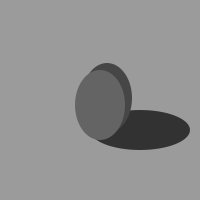
Frame 1 (no input)
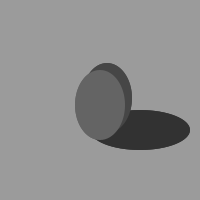
Frame 2 (the mouse pressed at the canvas centre, redrawn once)

The Processing sketch that drew these frames (run headless with seeded random() and noise(); the mouse was pressed at the canvas centre and the sketch redrawn once):

// Processing sketch: Shadow
// ── Shadow.pde
void setup() {
  size(200,200);
  background(155);
  noLoop();
}
void draw() {
  noStroke();
  fill(50);
  ellipse(140,130,100,40);
  fill(70);
  ellipse(107,98,50,70);
  fill(100);
  ellipse(100,105,50,70);
}
